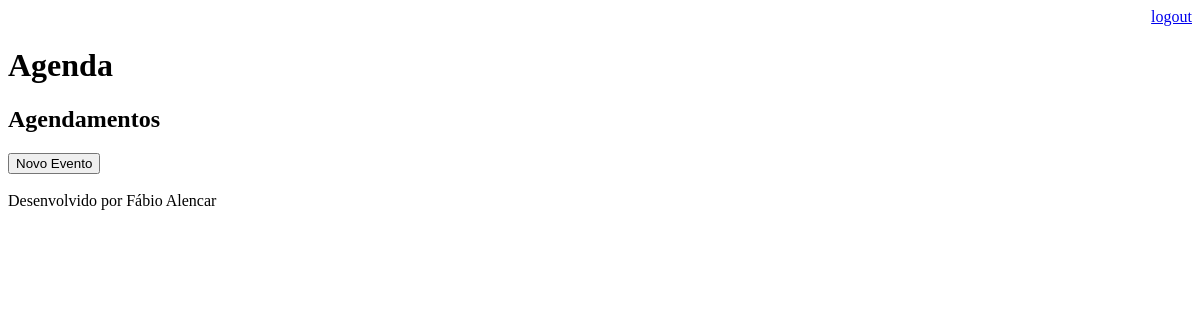
The page /agenda/ (signed in) on the database as committed earlier.
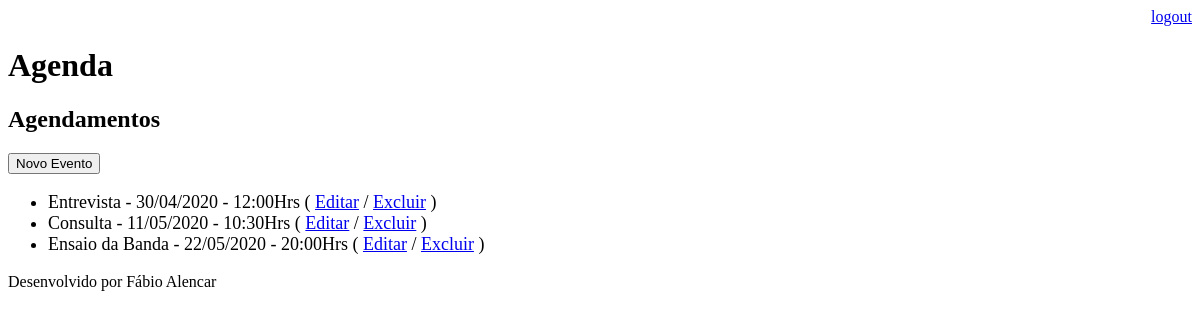
The same page on the database as committed later.
### core/models.py (models this page shows, shortened)
class Evento(models.Model):
    titulo = models.CharField(max_length=100, verbose_name='Título')
    descricao = models.TextField(blank=True, null=True)
    data_evento = models.DateTimeField(verbose_name='Data do Evento')
    data_criacao = models.DateTimeField(auto_now=True, verbose_name='Data da Criação')
    usuario = models.ForeignKey(User, on_delete=models.CASCADE)
    local = models.CharField(max_length=150, verbose_name='Local do Evento', blank=True, null=True)
    class Meta:
        db_table = 'evento'
    def get_data_evento(self):
        return self.data_evento.strftime('%d/%m/%Y - %H:%MHrs')
    def get_evento_atrasado(self):
        if self.data_evento < datetime.now():
            return True
        else:
            return False

### core/views.py (the view)
# urls.py: path('agenda/', views.lista_eventos),
@login_required(login_url='/login/')
def lista_eventos(request):
    usuario = request.user
    data_atual = datetime.now() - timedelta(hours=1)
    evento = Evento.objects.filter(usuario=usuario, data_evento__gt=data_atual)
    dados = {'eventos':evento}
    return render(request, 'agenda.html', dados)

### templates/agenda.html (shortened to what this page needs)
{% extends "model-page.html" %}
{% block content %}
    <h2>Agendamentos</h2>
    <a href="evento">
        <button type="button">Novo Evento</button>
    </a>
    <ul style="font-size: 18px">
        {% for evento in eventos %}
            <li>
                <div style=>
                    {{evento.titulo}} - {{evento.get_data_evento}}
                    ( <a href="evento/?id={{ evento.id }}">Editar</a>
                    / <a href="evento/delete/{{ evento.id }}/">Excluir</a> )
                </div>
            </li>
        {%endfor%}
    </ul>
{% endblock %}

### templates/model-page.html
<!DOCTYPE html>
<html lang="en">
<head>
    {% include "model-header.html" %}
</head>
<body>
    {% block content %} {% endblock %}
    {% include "model-footer.html" %}
</body>
</html>

### templates/model-header.html (shortened to what this page needs)
    <div align="right">
        <a href="/logout">logout</a>
    </div>
    <h1>Agenda</h1>

### templates/model-footer.html
<p>Desenvolvido por Fábio Alencar</p>

Rows that differ between the two databases and show on the page:
added Evento: titulo "Entrevista", get_data_evento "30/04/2020 - 12:00Hrs"
added Evento: titulo "Consulta", get_data_evento "11/05/2020 - 10:30Hrs"
added Evento: titulo "Ensaio da Banda", get_data_evento "22/05/2020 - 20:00Hrs"
